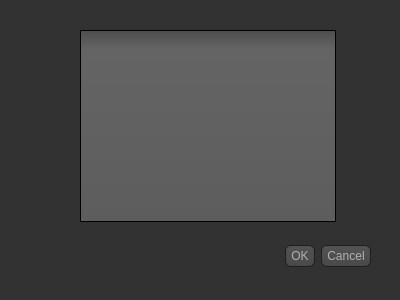
<?xml version="1.0" encoding="UTF-8"?>
<ui version="4.0">
 <class>Pan</class>
 <widget class="QDialog" name="Pan">
  <property name="geometry">
   <rect>
    <x>0</x>
    <y>0</y>
    <width>400</width>
    <height>300</height>
   </rect>
  </property>
  <property name="windowTitle">
   <string>Dialog</string>
  </property>
  <property name="styleSheet">
   <string notr="true">QToolTip
{
     border: 1px solid black;
     background-color: #ffa02f;
     padding: 1px;
     border-radius: 3px;
     opacity: 100;
}

QWidget
{
    color: #b1b1b1;
    background-color: #323232;
}

QWidget:item:hover
{
    background-color: QLinearGradient( x1: 0, y1: 0, x2: 0, y2: 1, stop: 0 #ffa02f, stop: 1 #ca0619);
    color: #000000;
}

QWidget:item:selected
{
    background-color: QLinearGradient( x1: 0, y1: 0, x2: 0, y2: 1, stop: 0 #ffa02f, stop: 1 #d7801a);
}

QMenuBar::item
{
    background: transparent;
}

QMenuBar::item:selected
{
    background: transparent;
    border: 1px solid #ffaa00;
}

QMenuBar::item:pressed
{
    background: #444;
    border: 1px solid #000;
    background-color: QLinearGradient(
        x1:0, y1:0,
        x2:0, y2:1,
        stop:1 #212121,
        stop:0.4 #343434/*,
        stop:0.2 #343434,
        stop:0.1 #ffaa00*/
    );
    margin-bottom:-1px;
    padding-bottom:1px;
}

QMenu
{
    border: 1px solid #000;
}

QMenu::item
{
    padding: 2px 20px 2px 20px;
}

QMenu::item:selected
{
    color: #000000;
}

QWidget:disabled
{
    color: #404040;
    background-color: #323232;
}

QAbstractItemView
{
    background-color: QLinearGradient( x1: 0, y1: 0, x2: 0, y2: 1, stop: 0 #4d4d4d, stop: 0.1 #646464, stop: 1 #5d5d5d);
}

QWidget:focus
{
    /*border: 2px solid QLinearGradient( x1: 0, y1: 0, x2: 0, y2: 1, stop: 0 #ffa02f, stop: 1 #d7801a);*/
}

QLineEdit
{
    background-color: QLinearGradient( x1: 0, y1: 0, x2: 0, y2: 1, stop: 0 #4d4d4d, stop: 0 #646464, stop: 1 #5d5d5d);
    padding: 1px;
    border-style: solid;
    border: 1px solid #1e1e1e;
    border-radius: 5;
}

QPushButton
{
    color: #b1b1b1;
    background-color: QLinearGradient( x1: 0, y1: 0, x2: 0, y2: 1, stop: 0 #565656, stop: 0.1 #525252, stop: 0.5 #4e4e4e, stop: 0.9 #4a4a4a, stop: 1 #464646);
    border-width: 1px;
    border-color: #1e1e1e;
    border-style: solid;
    border-radius: 6;
    padding: 3px;
    font-size: 12px;
    padding-left: 5px;
    padding-right: 5px;
}

QPushButton:pressed
{
    background-color: QLinearGradient( x1: 0, y1: 0, x2: 0, y2: 1, stop: 0 #2d2d2d, stop: 0.1 #2b2b2b, stop: 0.5 #292929, stop: 0.9 #282828, stop: 1 #252525);
}

QComboBox
{
    selection-background-color: #ffaa00;
    background-color: QLinearGradient( x1: 0, y1: 0, x2: 0, y2: 1, stop: 0 #565656, stop: 0.1 #525252, stop: 0.5 #4e4e4e, stop: 0.9 #4a4a4a, stop: 1 #464646);
    border-style: solid;
    border: 1px solid #1e1e1e;
    border-radius: 5;
}

QComboBox:hover,QPushButton:hover
{
    border: 2px solid QLinearGradient( x1: 0, y1: 0, x2: 0, y2: 1, stop: 0 #ffa02f, stop: 1 #d7801a);
}


QComboBox:on
{
    padding-top: 3px;
    padding-left: 4px;
    background-color: QLinearGradient( x1: 0, y1: 0, x2: 0, y2: 1, stop: 0 #2d2d2d, stop: 0.1 #2b2b2b, stop: 0.5 #292929, stop: 0.9 #282828, stop: 1 #252525);
    selection-background-color: #ffaa00;
}

QComboBox QAbstractItemView
{
    border: 2px solid darkgray;
    selection-background-color: QLinearGradient( x1: 0, y1: 0, x2: 0, y2: 1, stop: 0 #ffa02f, stop: 1 #d7801a);
}

QComboBox::drop-down
{
     subcontrol-origin: padding;
     subcontrol-position: top right;
     width: 15px;

     border-left-width: 0px;
     border-left-color: darkgray;
     border-left-style: solid; /* just a single line */
     border-top-right-radius: 3px; /* same radius as the QComboBox */
     border-bottom-right-radius: 3px;
 }

QComboBox::down-arrow
{
     image: url(:/down_arrow.png);
}

QGroupBox:focus
{
border: 2px solid QLinearGradient( x1: 0, y1: 0, x2: 0, y2: 1, stop: 0 #ffa02f, stop: 1 #d7801a);
}

QTextEdit:focus
{
    border: 2px solid QLinearGradient( x1: 0, y1: 0, x2: 0, y2: 1, stop: 0 #ffa02f, stop: 1 #d7801a);
}

QScrollBar:horizontal {
     border: 1px solid #222222;
     background: QLinearGradient( x1: 0, y1: 0, x2: 0, y2: 1, stop: 0.0 #121212, stop: 0.2 #282828, stop: 1 #484848);
     height: 7px;
     margin: 0px 16px 0 16px;
}

QScrollBar::handle:horizontal
{
      background: QLinearGradient( x1: 0, y1: 0, x2: 1, y2: 0, stop: 0 #ffa02f, stop: 0.5 #d7801a, stop: 1 #ffa02f);
      min-height: 20px;
      border-radius: 2px;
}

QScrollBar::add-line:horizontal {
      border: 1px solid #1b1b19;
      border-radius: 2px;
      background: QLinearGradient( x1: 0, y1: 0, x2: 1, y2: 0, stop: 0 #ffa02f, stop: 1 #d7801a);
      width: 14px;
      subcontrol-position: right;
      subcontrol-origin: margin;
}

QScrollBar::sub-line:horizontal {
      border: 1px solid #1b1b19;
      border-radius: 2px;
      background: QLinearGradient( x1: 0, y1: 0, x2: 1, y2: 0, stop: 0 #ffa02f, stop: 1 #d7801a);
      width: 14px;
     subcontrol-position: left;
     subcontrol-origin: margin;
}

QScrollBar::right-arrow:horizontal, QScrollBar::left-arrow:horizontal
{
      border: 1px solid black;
      width: 1px;
      height: 1px;
      background: white;
}

QScrollBar::add-page:horizontal, QScrollBar::sub-page:horizontal
{
      background: none;
}

QScrollBar:vertical
{
      background: QLinearGradient( x1: 0, y1: 0, x2: 1, y2: 0, stop: 0.0 #121212, stop: 0.2 #282828, stop: 1 #484848);
      width: 7px;
      margin: 16px 0 16px 0;
      border: 1px solid #222222;
}

QScrollBar::handle:vertical
{
      background: QLinearGradient( x1: 0, y1: 0, x2: 0, y2: 1, stop: 0 #ffa02f, stop: 0.5 #d7801a, stop: 1 #ffa02f);
      min-height: 20px;
      border-radius: 2px;
}

QScrollBar::add-line:vertical
{
      border: 1px solid #1b1b19;
      border-radius: 2px;
      background: QLinearGradient( x1: 0, y1: 0, x2: 0, y2: 1, stop: 0 #ffa02f, stop: 1 #d7801a);
      height: 14px;
      subcontrol-position: bottom;
      subcontrol-origin: margin;
}

QScrollBar::sub-line:vertical
{
      border: 1px solid #1b1b19;
      border-radius: 2px;
      background: QLinearGradient( x1: 0, y1: 0, x2: 0, y2: 1, stop: 0 #d7801a, stop: 1 #ffa02f);
      height: 14px;
      subcontrol-position: top;
      subcontrol-origin: margin;
}

QScrollBar::up-arrow:vertical, QScrollBar::down-arrow:vertical
{
      border: 1px solid black;
      width: 1px;
      height: 1px;
      background: white;
}


QScrollBar::add-page:vertical, QScrollBar::sub-page:vertical
{
      background: none;
}

QTextEdit
{
    background-color: #242424;
}

QPlainTextEdit
{
    background-color: #242424;
}

QHeaderView::section
{
    background-color: QLinearGradient(x1:0, y1:0, x2:0, y2:1, stop:0 #616161, stop: 0.5 #505050, stop: 0.6 #434343, stop:1 #656565);
    color: white;
    padding-left: 4px;
    border: 1px solid #6c6c6c;
}

QCheckBox:disabled
{
color: #414141;
}

QDockWidget::title
{
    text-align: center;
    spacing: 3px; /* spacing between items in the tool bar */
    background-color: QLinearGradient(x1:0, y1:0, x2:0, y2:1, stop:0 #323232, stop: 0.5 #242424, stop:1 #323232);
}

QDockWidget::close-button, QDockWidget::float-button
{
    text-align: center;
    spacing: 1px; /* spacing between items in the tool bar */
    background-color: QLinearGradient(x1:0, y1:0, x2:0, y2:1, stop:0 #323232, stop: 0.5 #242424, stop:1 #323232);
}

QDockWidget::close-button:hover, QDockWidget::float-button:hover
{
    background: #242424;
}

QDockWidget::close-button:pressed, QDockWidget::float-button:pressed
{
    padding: 1px -1px -1px 1px;
}

QMainWindow::separator
{
    background-color: QLinearGradient(x1:0, y1:0, x2:0, y2:1, stop:0 #161616, stop: 0.5 #151515, stop: 0.6 #212121, stop:1 #343434);
    color: white;
    padding-left: 4px;
    border: 1px solid #4c4c4c;
    spacing: 3px; /* spacing between items in the tool bar */
}

QMainWindow::separator:hover
{

    background-color: QLinearGradient(x1:0, y1:0, x2:0, y2:1, stop:0 #d7801a, stop:0.5 #b56c17 stop:1 #ffa02f);
    color: white;
    padding-left: 4px;
    border: 1px solid #6c6c6c;
    spacing: 3px; /* spacing between items in the tool bar */
}

QToolBar::handle
{
     spacing: 3px; /* spacing between items in the tool bar */
     background: url(:/images/handle.png);
}

QMenu::separator
{
    height: 2px;
    background-color: QLinearGradient(x1:0, y1:0, x2:0, y2:1, stop:0 #161616, stop: 0.5 #151515, stop: 0.6 #212121, stop:1 #343434);
    color: white;
    padding-left: 4px;
    margin-left: 10px;
    margin-right: 5px;
}

QProgressBar
{
    border: 2px solid grey;
    border-radius: 5px;
    text-align: center;
}

QProgressBar::chunk
{
    background-color: #d7801a;
    width: 2.15px;
    margin: 0.5px;
}

QTabBar::tab {
    color: #b1b1b1;
    border: 1px solid #444;
    border-bottom-style: none;
    background-color: #323232;
    padding-left: 10px;
    padding-right: 10px;
    padding-top: 3px;
    padding-bottom: 2px;
    margin-right: -1px;
}

QTabWidget::pane {
    border: 1px solid #444;
    top: 1px;
}

QTabBar::tab:last
{
    margin-right: 0; /* the last selected tab has nothing to overlap with on the right */
    border-top-right-radius: 3px;
}

QTabBar::tab:first:!selected
{
 margin-left: 0px; /* the last selected tab has nothing to overlap with on the right */


    border-top-left-radius: 3px;
}

QTabBar::tab:!selected
{
    color: #b1b1b1;
    border-bottom-style: solid;
    margin-top: 3px;
    background-color: QLinearGradient(x1:0, y1:0, x2:0, y2:1, stop:1 #212121, stop:.4 #343434);
}

QTabBar::tab:selected
{
    border-top-left-radius: 3px;
    border-top-right-radius: 3px;
    margin-bottom: 0px;
}

QTabBar::tab:!selected:hover
{
    /*border-top: 2px solid #ffaa00;
    padding-bottom: 3px;*/
    border-top-left-radius: 3px;
    border-top-right-radius: 3px;
    background-color: QLinearGradient(x1:0, y1:0, x2:0, y2:1, stop:1 #212121, stop:0.4 #343434, stop:0.2 #343434, stop:0.1 #ffaa00);
}

QRadioButton::indicator:checked, QRadioButton::indicator:unchecked{
    color: #b1b1b1;
    background-color: #323232;
    border: 1px solid #b1b1b1;
    border-radius: 6px;
}

QRadioButton::indicator:checked
{
    background-color: qradialgradient(
        cx: 0.5, cy: 0.5,
        fx: 0.5, fy: 0.5,
        radius: 1.0,
        stop: 0.25 #ffaa00,
        stop: 0.3 #323232
    );
}

QCheckBox::indicator{
    color: #b1b1b1;
    background-color: #323232;
    border: 1px solid #b1b1b1;
    width: 9px;
    height: 9px;
}

QRadioButton::indicator
{
    border-radius: 6px;
}

QRadioButton::indicator:hover, QCheckBox::indicator:hover
{
    border: 1px solid #ffaa00;
}

QCheckBox::indicator:checked
{
    image:url(:/images/checkbox.png);
}

QCheckBox::indicator:disabled, QRadioButton::indicator:disabled
{
    border: 1px solid #444;
}</string>
  </property>
  <widget class="QDialogButtonBox" name="buttonBox">
   <property name="geometry">
    <rect>
     <x>30</x>
     <y>240</y>
     <width>341</width>
     <height>32</height>
    </rect>
   </property>
   <property name="orientation">
    <enum>Qt::Horizontal</enum>
   </property>
   <property name="standardButtons">
    <set>QDialogButtonBox::Cancel|QDialogButtonBox::Ok</set>
   </property>
  </widget>
  <widget class="QTableView" name="tableView">
   <property name="geometry">
    <rect>
     <x>80</x>
     <y>30</y>
     <width>256</width>
     <height>192</height>
    </rect>
   </property>
  </widget>
 </widget>
 <resources/>
 <connections>
  <connection>
   <sender>buttonBox</sender>
   <signal>accepted()</signal>
   <receiver>Pan</receiver>
   <slot>accept()</slot>
   <hints>
    <hint type="sourcelabel">
     <x>248</x>
     <y>254</y>
    </hint>
    <hint type="destinationlabel">
     <x>157</x>
     <y>274</y>
    </hint>
   </hints>
  </connection>
  <connection>
   <sender>buttonBox</sender>
   <signal>rejected()</signal>
   <receiver>Pan</receiver>
   <slot>reject()</slot>
   <hints>
    <hint type="sourcelabel">
     <x>316</x>
     <y>260</y>
    </hint>
    <hint type="destinationlabel">
     <x>286</x>
     <y>274</y>
    </hint>
   </hints>
  </connection>
 </connections>
</ui>
